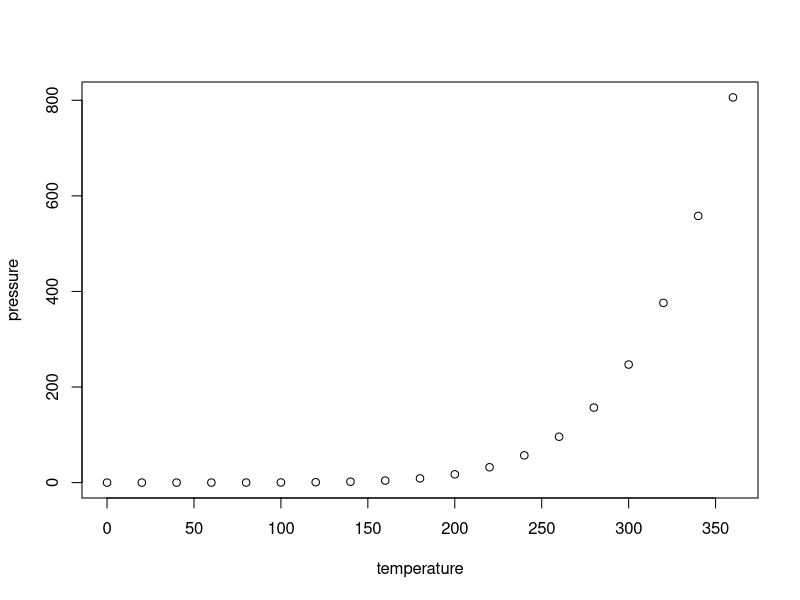
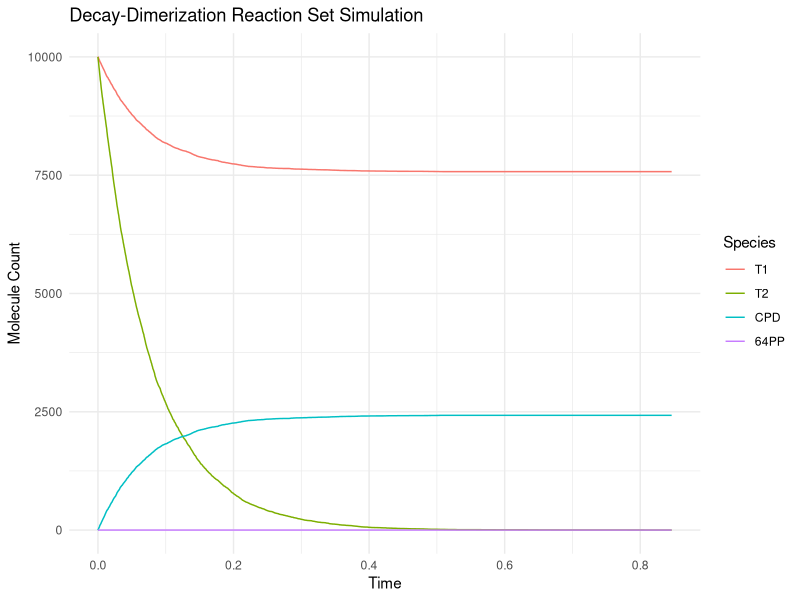
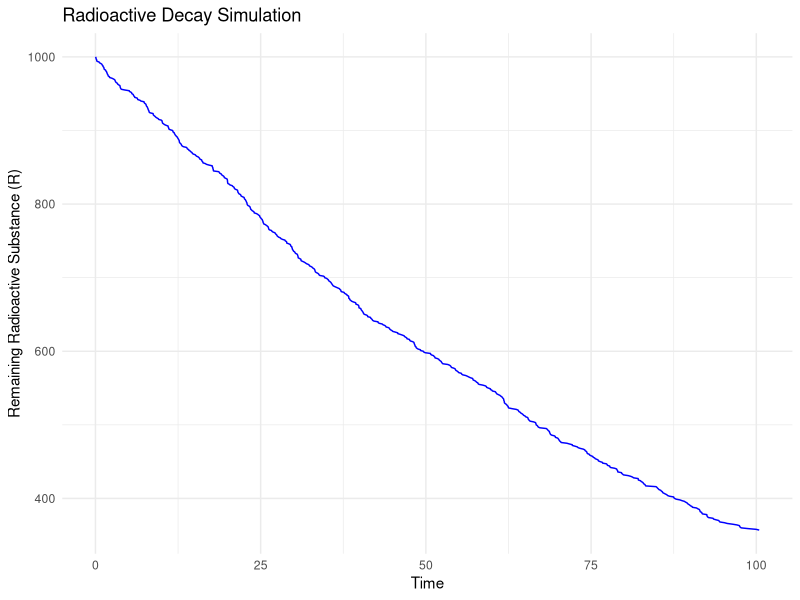

The R source for these figures, in order:
## ---- chunk 1
knitr::opts_chunk$set(echo = TRUE)
## ---- chunk 2
summary(cars)
## ---- chunk 3
plot(pressure)
## ---- chunk 4
# Load required libraries
library(reshape2)
library(ggplot2)

# Define reaction rates
c1 <- (1 - (37 + 2) / 1e6) * 10   # No dimerization occurs
c2 <- (37 / 1e6) * 10             # Formation of CPD
c3 <- (2 / 1e6) * 10              # Formation of 64-PP

# Initial state
state <- c(T1 = 10000, T2 = 10000, CPD = 0, `64PP` = 0)

# Define propensity functions
propensities <- function(state) {
  c(
    c1 * state["T2"],               # Reaction 1
    c2 * state["T1"] * state["T2"], # Reaction 2
    c3 * state["T2"]                # Reaction 3
  )
}

# Gillespie simulation function
simulate_gillespie <- function(state, max_time) {
  # Initialize time and output data frame
  time <- 0
  output <- data.frame(
    Time = numeric(0),
    T1 = numeric(0),
    T2 = numeric(0),
    CPD = numeric(0),
    `64PP` = numeric(0)
  )
  
  # Record the initial state
  initial_row <- c(Time = time, state)
  output <- rbind(output, as.data.frame(t(initial_row), stringsAsFactors = FALSE))
  
  while (time < max_time) {
    # Calculate propensities
    props <- propensities(state)
    total_prop <- sum(props)
    
    # Stop if no reactions can occur
    if (total_prop == 0) break
    
    # Time to next reaction
    delta_t <- rexp(1, rate = total_prop)
    time <- time + delta_t
    
    # Select which reaction occurs
    reaction <- sample(length(props), 1, prob = props)
    
    # Update state based on reaction
    if (reaction == 1) state["T2"] <- state["T2"] - 1
    if (reaction == 2) {
      state["T1"] <- state["T1"] - 1
      state["T2"] <- state["T2"] - 1
      state["CPD"] <- state["CPD"] + 1
    }
    if (reaction == 3) {
      state["T2"] <- state["T2"] - 1
      state["64PP"] <- state["64PP"] + 1
    }
    
    # Record the new state
    new_row <- c(Time = time, state)
    output <- rbind(output, as.data.frame(t(new_row), stringsAsFactors = FALSE))
  }
  
  # Convert columns to numeric for consistency
  output[] <- lapply(output, as.numeric)
  return(output)
}

# Run the simulation
max_time <- 100
simulation <- simulate_gillespie(state, max_time)

## ---- chunk 5
# Reshape data for plotting
simulation_long <- melt(simulation, id.vars = "Time")

# Plot results
ggplot(simulation_long, aes(x = Time, y = value, color = variable)) +
  geom_line() +
  labs(
    title = "Decay-Dimerization Reaction Set Simulation",
    x = "Time",
    y = "Molecule Count",
    color = "Species"
  ) +
  theme_minimal()

## ---- chunk 6
# Define parameters
c <- 0.01  # Decay rate constant
state <- c(R = 1000)  # Initial radioactive substance
max_time <- 100  # Maximum simulation time

# Define propensity function
propensities <- function(state) {
  c * state["R"]
}

# Gillespie simulation function
simulate_gillespie <- function(state, max_time) {
  time <- 0
  output <- data.frame(Time = numeric(0), R = numeric(0))
  output <- rbind(output, data.frame(Time = time, R = state["R"]))
  
  while (time < max_time) {
    # Calculate propensity
    prop <- propensities(state)
    if (prop == 0) break  # Stop if no reactions can occur
    
    # Time to next reaction
    delta_t <- rexp(1, rate = prop)
    time <- time + delta_t
    
    # Update state (decay reaction)
    state["R"] <- state["R"] - 1
    
    # Record the state
    output <- rbind(output, data.frame(Time = time, R = state["R"]))
  }
  
  return(output)
}

# Run the simulation
simulation <- simulate_gillespie(state, max_time)

## ---- chunk 7
library(ggplot2)

# Plot results
ggplot(simulation, aes(x = Time, y = R)) +
  geom_line(color = "blue") +
  labs(
    title = "Radioactive Decay Simulation",
    x = "Time",
    y = "Remaining Radioactive Substance (R)"
  ) +
  theme_minimal()
